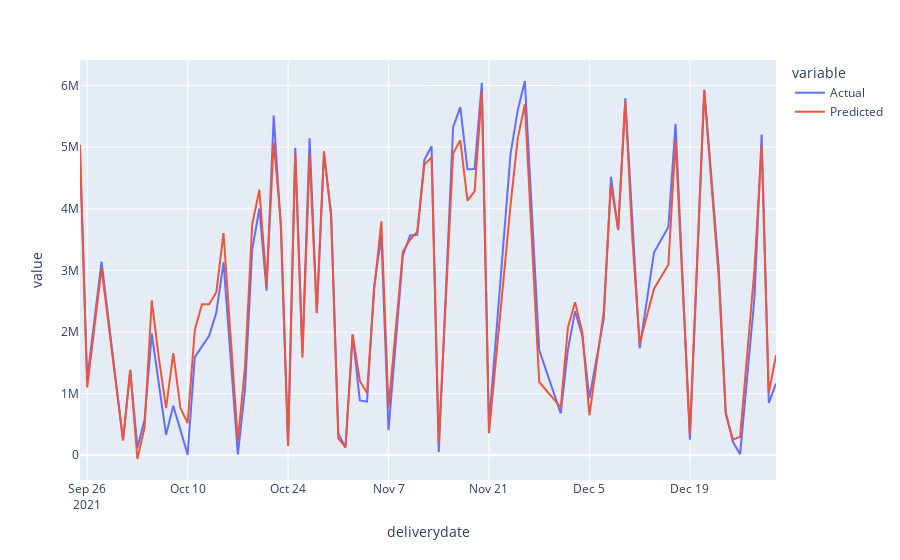

This figure's notebook cell:
### Code cell
fig = px.line(df_pred1, x='deliverydate', y=["Actual","Predicted"])
fig.show()
